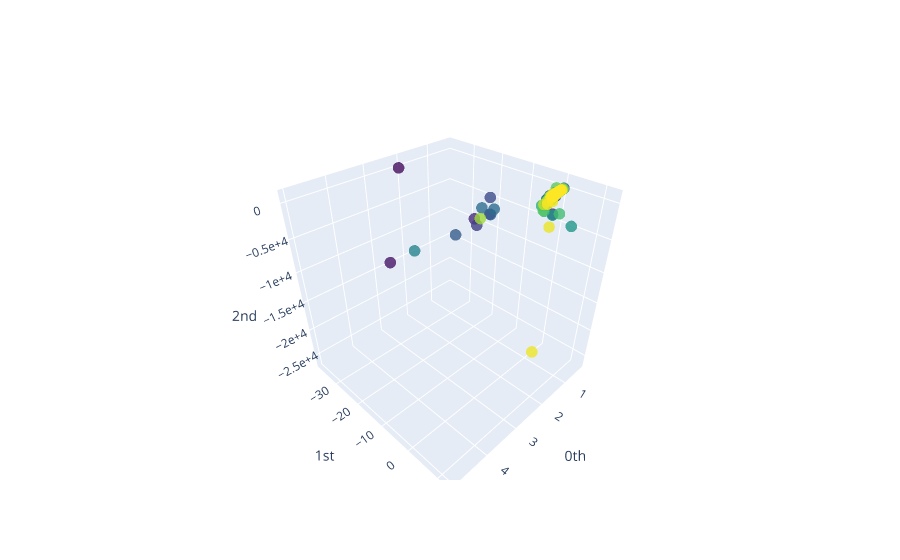

The code cell stored with this chart in its notebook:
### Code cell
from gtda.plotting import plot_point_cloud
plot_point_cloud(X)

### Figure 1 — Plotly figure (JSON) as saved in the notebook; plotly's stock layout.template omitted (floating-point values rounded to 4 significant figures; data arrays with more than 128 entries replaced by an {"elided": "..."} marker saying what was removed)
{"data": [{"marker": {"color": {"elided": "3991 int values"}, "colorscale": [[0, "#440154"], [0.1111, "#482878"], [0.2222, "#3e4989"], [0.3333, "#31688e"], [0.4444, "#26828e"], [0.5556, "#1f9e89"], [0.6667, "#35b779"], [0.7778, "#6ece58"], [0.8889, "#b5de2b"], [1, "#fde725"]], "opacity": 0.8, "size": 4}, "mode": "markers", "type": "scatter3d", "x": {"elided": "3991 float values"}, "y": {"elided": "3991 float values"}, "z": {"elided": "3991 float values"}}], "layout": {"scene": {"xaxis": {"exponentformat": "e", "showexponent": "all", "title": {"text": "0th"}, "type": "linear"}, "yaxis": {"exponentformat": "e", "showexponent": "all", "title": {"text": "1st"}, "type": "linear"}, "zaxis": {"exponentformat": "e", "showexponent": "all", "title": {"text": "2nd"}, "type": "linear"}}}}
